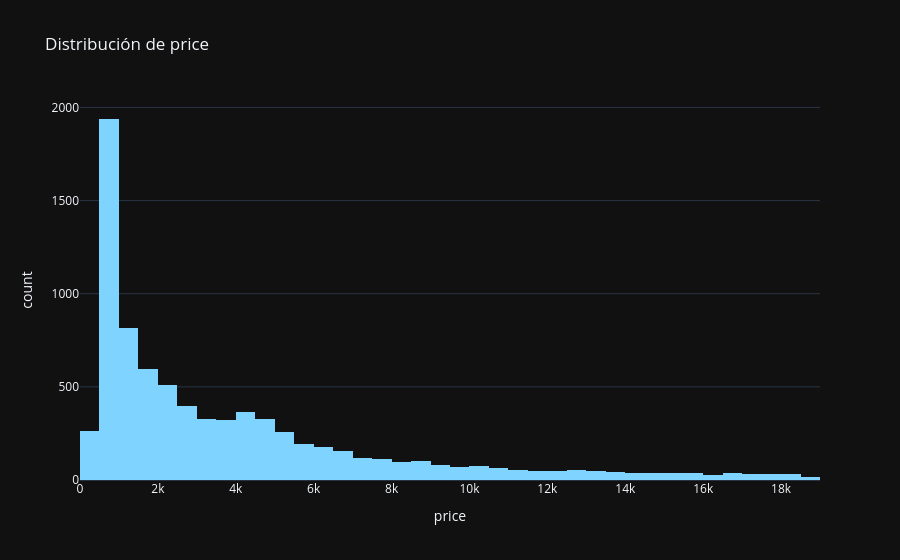

This figure's notebook cell:
### Code cell
# 2.3 Variable objetivo
TARGET = "price"
if TARGET and TARGET in df.columns:
    if "regresion" == 'regresion':
        display(df[TARGET].describe().to_frame())
        px.histogram(df, x=TARGET, nbins=40, title=f'Distribución de {TARGET}').show()
    else:
        vc = df[TARGET].value_counts(dropna=False)
        display(pd.DataFrame({'n': vc, '%': (vc/len(df)*100).round(2)}))
        px.bar(x=vc.index.astype(str), y=vc.values, labels={'x': TARGET, 'y': 'n'},
               title=f'Balance de clases — {TARGET}').show()
        imb = vc.min()/vc.max()
        print(f'Ratio min/max de clases: {imb:.2f}' + ('  ⚠️ desbalanceado' if imb < 0.4 else ''))
else:
    print('Sin target supervisado en esta etapa.')

### Figure 1 — Plotly figure (JSON) as saved in the notebook; plotly's stock layout.template omitted (floating-point values rounded to 4 significant figures; data arrays with more than 128 entries replaced by an {"elided": "..."} marker saying what was removed)
{"data": [{"bingroup": "x", "hovertemplate": "price=%{x}<br>count=%{y}<extra></extra>", "legendgroup": "", "marker": {"color": "#7fd4ff", "pattern": {"shape": ""}}, "name": "", "nbinsx": 40, "orientation": "v", "showlegend": false, "type": "histogram", "x": {"elided": "8000 int values"}, "xaxis": "x", "yaxis": "y"}], "layout": {"barmode": "relative", "legend": {"tracegroupgap": 0}, "title": {"text": "Distribución de price"}, "xaxis": {"anchor": "y", "domain": [0.0, 1.0], "title": {"text": "price"}}, "yaxis": {"anchor": "x", "domain": [0.0, 1.0], "title": {"text": "count"}}}}
